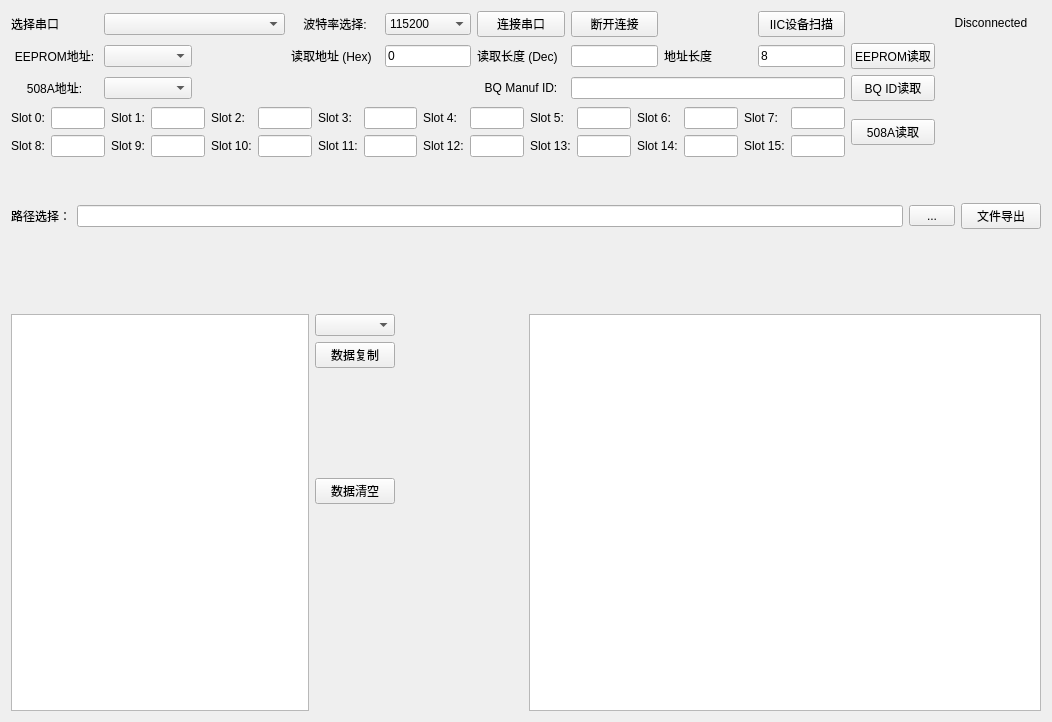
<?xml version="1.0" encoding="UTF-8"?>
<ui version="4.0">
 <class>Tab1</class>
 <widget class="QWidget" name="Tab1">
  <property name="geometry">
   <rect>
    <x>0</x>
    <y>0</y>
    <width>1052</width>
    <height>722</height>
   </rect>
  </property>
  <property name="sizePolicy">
   <sizepolicy hsizetype="Expanding" vsizetype="Expanding">
    <horstretch>0</horstretch>
    <verstretch>0</verstretch>
   </sizepolicy>
  </property>
  <property name="windowTitle">
   <string>Form</string>
  </property>
  <layout class="QVBoxLayout" name="verticalLayout_2" stretch="0,0,1,2,10">
   <item>
    <layout class="QGridLayout" name="gridLayout">
     <item row="1" column="4">
      <widget class="QLineEdit" name="eeprom_memory_address_input">
       <property name="sizePolicy">
        <sizepolicy hsizetype="Expanding" vsizetype="Fixed">
         <horstretch>0</horstretch>
         <verstretch>0</verstretch>
        </sizepolicy>
       </property>
       <property name="text">
        <string>0</string>
       </property>
      </widget>
     </item>
     <item row="2" column="1">
      <widget class="QComboBox" name="atecc508a_device_address_combobox">
       <property name="sizePolicy">
        <sizepolicy hsizetype="Expanding" vsizetype="Fixed">
         <horstretch>0</horstretch>
         <verstretch>0</verstretch>
        </sizepolicy>
       </property>
      </widget>
     </item>
     <item row="2" column="0">
      <widget class="QLabel" name="label_5">
       <property name="sizePolicy">
        <sizepolicy hsizetype="Expanding" vsizetype="Preferred">
         <horstretch>0</horstretch>
         <verstretch>0</verstretch>
        </sizepolicy>
       </property>
       <property name="text">
        <string>&lt;html&gt;&lt;head/&gt;&lt;body&gt;&lt;p align=&quot;center&quot;&gt;508A地址:&lt;/p&gt;&lt;/body&gt;&lt;/html&gt;</string>
       </property>
      </widget>
     </item>
     <item row="1" column="6">
      <widget class="QLineEdit" name="eeprom_read_data_length_input">
       <property name="sizePolicy">
        <sizepolicy hsizetype="Expanding" vsizetype="Fixed">
         <horstretch>0</horstretch>
         <verstretch>0</verstretch>
        </sizepolicy>
       </property>
      </widget>
     </item>
     <item row="0" column="5">
      <widget class="QPushButton" name="serial_connect_button">
       <property name="sizePolicy">
        <sizepolicy hsizetype="Expanding" vsizetype="Fixed">
         <horstretch>0</horstretch>
         <verstretch>0</verstretch>
        </sizepolicy>
       </property>
       <property name="text">
        <string>连接串口</string>
       </property>
      </widget>
     </item>
     <item row="0" column="6">
      <widget class="QPushButton" name="serial_disconnect_button">
       <property name="sizePolicy">
        <sizepolicy hsizetype="Expanding" vsizetype="Fixed">
         <horstretch>0</horstretch>
         <verstretch>0</verstretch>
        </sizepolicy>
       </property>
       <property name="text">
        <string>断开连接</string>
       </property>
      </widget>
     </item>
     <item row="0" column="10">
      <widget class="QLabel" name="connect_status_label">
       <property name="enabled">
        <bool>true</bool>
       </property>
       <property name="sizePolicy">
        <sizepolicy hsizetype="Expanding" vsizetype="Fixed">
         <horstretch>0</horstretch>
         <verstretch>0</verstretch>
        </sizepolicy>
       </property>
       <property name="minimumSize">
        <size>
         <width>100</width>
         <height>25</height>
        </size>
       </property>
       <property name="frameShape">
        <enum>QFrame::NoFrame</enum>
       </property>
       <property name="frameShadow">
        <enum>QFrame::Plain</enum>
       </property>
       <property name="text">
        <string>&lt;html&gt;&lt;head/&gt;&lt;body&gt;&lt;p align=&quot;center&quot;&gt;Disconnected&lt;/p&gt;&lt;/body&gt;&lt;/html&gt;</string>
       </property>
       <property name="textFormat">
        <enum>Qt::AutoText</enum>
       </property>
       <property name="scaledContents">
        <bool>false</bool>
       </property>
       <property name="wordWrap">
        <bool>false</bool>
       </property>
      </widget>
     </item>
     <item row="2" column="9">
      <widget class="QPushButton" name="manufacture_id_read_button">
       <property name="sizePolicy">
        <sizepolicy hsizetype="Expanding" vsizetype="Fixed">
         <horstretch>0</horstretch>
         <verstretch>0</verstretch>
        </sizepolicy>
       </property>
       <property name="text">
        <string>BQ ID读取</string>
       </property>
      </widget>
     </item>
     <item row="3" column="9">
      <widget class="QPushButton" name="atecc508a_read_button">
       <property name="sizePolicy">
        <sizepolicy hsizetype="Expanding" vsizetype="Fixed">
         <horstretch>0</horstretch>
         <verstretch>0</verstretch>
        </sizepolicy>
       </property>
       <property name="minimumSize">
        <size>
         <width>0</width>
         <height>0</height>
        </size>
       </property>
       <property name="text">
        <string>508A读取</string>
       </property>
      </widget>
     </item>
     <item row="0" column="0">
      <widget class="QLabel" name="serial_select">
       <property name="sizePolicy">
        <sizepolicy hsizetype="Expanding" vsizetype="Preferred">
         <horstretch>0</horstretch>
         <verstretch>0</verstretch>
        </sizepolicy>
       </property>
       <property name="text">
        <string>选择串口</string>
       </property>
      </widget>
     </item>
     <item row="2" column="5">
      <widget class="QLabel" name="label_16">
       <property name="text">
        <string>&lt;html&gt;&lt;head/&gt;&lt;body&gt;&lt;p align=&quot;center&quot;&gt;BQ Manuf ID:&lt;/p&gt;&lt;/body&gt;&lt;/html&gt;</string>
       </property>
      </widget>
     </item>
     <item row="0" column="4">
      <widget class="QComboBox" name="baud_select_combobox">
       <property name="sizePolicy">
        <sizepolicy hsizetype="Expanding" vsizetype="Fixed">
         <horstretch>0</horstretch>
         <verstretch>0</verstretch>
        </sizepolicy>
       </property>
       <property name="currentIndex">
        <number>6</number>
       </property>
       <item>
        <property name="text">
         <string>9600</string>
        </property>
       </item>
       <item>
        <property name="text">
         <string>14400</string>
        </property>
       </item>
       <item>
        <property name="text">
         <string>19200</string>
        </property>
       </item>
       <item>
        <property name="text">
         <string>38400</string>
        </property>
       </item>
       <item>
        <property name="text">
         <string>56000</string>
        </property>
       </item>
       <item>
        <property name="text">
         <string>57600</string>
        </property>
       </item>
       <item>
        <property name="text">
         <string>115200</string>
        </property>
       </item>
       <item>
        <property name="text">
         <string>128000</string>
        </property>
       </item>
       <item>
        <property name="text">
         <string>230400</string>
        </property>
       </item>
       <item>
        <property name="text">
         <string>256000</string>
        </property>
       </item>
       <item>
        <property name="text">
         <string>460800</string>
        </property>
       </item>
       <item>
        <property name="text">
         <string>921600</string>
        </property>
       </item>
      </widget>
     </item>
     <item row="1" column="8">
      <widget class="QLineEdit" name="eeprom_memory_length_input">
       <property name="sizePolicy">
        <sizepolicy hsizetype="Expanding" vsizetype="Fixed">
         <horstretch>0</horstretch>
         <verstretch>0</verstretch>
        </sizepolicy>
       </property>
       <property name="text">
        <string>8</string>
       </property>
      </widget>
     </item>
     <item row="3" column="0" colspan="9">
      <layout class="QHBoxLayout" name="horizontalLayout_3">
       <item>
        <layout class="QGridLayout" name="gridLayout_5">
         <item row="0" column="9">
          <widget class="QLineEdit" name="slot_4_length">
           <property name="sizePolicy">
            <sizepolicy hsizetype="Expanding" vsizetype="Fixed">
             <horstretch>0</horstretch>
             <verstretch>0</verstretch>
            </sizepolicy>
           </property>
          </widget>
         </item>
         <item row="1" column="4">
          <widget class="QLabel" name="label_7">
           <property name="sizePolicy">
            <sizepolicy hsizetype="Expanding" vsizetype="Preferred">
             <horstretch>0</horstretch>
             <verstretch>0</verstretch>
            </sizepolicy>
           </property>
           <property name="text">
            <string>Slot 10:</string>
           </property>
          </widget>
         </item>
         <item row="1" column="7">
          <widget class="QLineEdit" name="slot_11_length">
           <property name="sizePolicy">
            <sizepolicy hsizetype="Expanding" vsizetype="Fixed">
             <horstretch>0</horstretch>
             <verstretch>0</verstretch>
            </sizepolicy>
           </property>
          </widget>
         </item>
         <item row="0" column="8">
          <widget class="QLabel" name="label_24">
           <property name="sizePolicy">
            <sizepolicy hsizetype="Expanding" vsizetype="Preferred">
             <horstretch>0</horstretch>
             <verstretch>0</verstretch>
            </sizepolicy>
           </property>
           <property name="text">
            <string>Slot 4:</string>
           </property>
          </widget>
         </item>
         <item row="0" column="11">
          <widget class="QLineEdit" name="slot_5_length">
           <property name="sizePolicy">
            <sizepolicy hsizetype="Expanding" vsizetype="Fixed">
             <horstretch>0</horstretch>
             <verstretch>0</verstretch>
            </sizepolicy>
           </property>
          </widget>
         </item>
         <item row="0" column="7">
          <widget class="QLineEdit" name="slot_3_length">
           <property name="sizePolicy">
            <sizepolicy hsizetype="Expanding" vsizetype="Fixed">
             <horstretch>0</horstretch>
             <verstretch>0</verstretch>
            </sizepolicy>
           </property>
          </widget>
         </item>
         <item row="0" column="6">
          <widget class="QLabel" name="label_23">
           <property name="sizePolicy">
            <sizepolicy hsizetype="Expanding" vsizetype="Preferred">
             <horstretch>0</horstretch>
             <verstretch>0</verstretch>
            </sizepolicy>
           </property>
           <property name="text">
            <string>Slot 3:</string>
           </property>
          </widget>
         </item>
         <item row="0" column="14">
          <widget class="QLabel" name="label_26">
           <property name="sizePolicy">
            <sizepolicy hsizetype="Expanding" vsizetype="Preferred">
             <horstretch>0</horstretch>
             <verstretch>0</verstretch>
            </sizepolicy>
           </property>
           <property name="text">
            <string>Slot 7:</string>
           </property>
          </widget>
         </item>
         <item row="0" column="12">
          <widget class="QLabel" name="label_25">
           <property name="sizePolicy">
            <sizepolicy hsizetype="Expanding" vsizetype="Preferred">
             <horstretch>0</horstretch>
             <verstretch>0</verstretch>
            </sizepolicy>
           </property>
           <property name="text">
            <string>Slot 6:</string>
           </property>
          </widget>
         </item>
         <item row="1" column="8">
          <widget class="QLabel" name="label_8">
           <property name="sizePolicy">
            <sizepolicy hsizetype="Expanding" vsizetype="Preferred">
             <horstretch>0</horstretch>
             <verstretch>0</verstretch>
            </sizepolicy>
           </property>
           <property name="text">
            <string>Slot 12:</string>
           </property>
          </widget>
         </item>
         <item row="0" column="15">
          <widget class="QLineEdit" name="slot_7_length">
           <property name="sizePolicy">
            <sizepolicy hsizetype="Expanding" vsizetype="Fixed">
             <horstretch>0</horstretch>
             <verstretch>0</verstretch>
            </sizepolicy>
           </property>
          </widget>
         </item>
         <item row="0" column="13">
          <widget class="QLineEdit" name="slot_6_length">
           <property name="sizePolicy">
            <sizepolicy hsizetype="Expanding" vsizetype="Fixed">
             <horstretch>0</horstretch>
             <verstretch>0</verstretch>
            </sizepolicy>
           </property>
          </widget>
         </item>
         <item row="1" column="9">
          <widget class="QLineEdit" name="slot_12_length">
           <property name="sizePolicy">
            <sizepolicy hsizetype="Expanding" vsizetype="Fixed">
             <horstretch>0</horstretch>
             <verstretch>0</verstretch>
            </sizepolicy>
           </property>
          </widget>
         </item>
         <item row="1" column="12">
          <widget class="QLabel" name="label_9">
           <property name="sizePolicy">
            <sizepolicy hsizetype="Expanding" vsizetype="Preferred">
             <horstretch>0</horstretch>
             <verstretch>0</verstretch>
            </sizepolicy>
           </property>
           <property name="text">
            <string>Slot 14:</string>
           </property>
          </widget>
         </item>
         <item row="1" column="5">
          <widget class="QLineEdit" name="slot_10_length">
           <property name="sizePolicy">
            <sizepolicy hsizetype="Expanding" vsizetype="Fixed">
             <horstretch>0</horstretch>
             <verstretch>0</verstretch>
            </sizepolicy>
           </property>
          </widget>
         </item>
         <item row="0" column="2">
          <widget class="QLabel" name="label_29">
           <property name="sizePolicy">
            <sizepolicy hsizetype="Expanding" vsizetype="Preferred">
             <horstretch>0</horstretch>
             <verstretch>0</verstretch>
            </sizepolicy>
           </property>
           <property name="text">
            <string>Slot 1:</string>
           </property>
          </widget>
         </item>
         <item row="1" column="2">
          <widget class="QLabel" name="label_10">
           <property name="sizePolicy">
            <sizepolicy hsizetype="Expanding" vsizetype="Preferred">
             <horstretch>0</horstretch>
             <verstretch>0</verstretch>
            </sizepolicy>
           </property>
           <property name="text">
            <string>Slot 9:</string>
           </property>
          </widget>
         </item>
         <item row="1" column="15">
          <widget class="QLineEdit" name="slot_15_length">
           <property name="sizePolicy">
            <sizepolicy hsizetype="Expanding" vsizetype="Fixed">
             <horstretch>0</horstretch>
             <verstretch>0</verstretch>
            </sizepolicy>
           </property>
          </widget>
         </item>
         <item row="1" column="0">
          <widget class="QLabel" name="label_6">
           <property name="sizePolicy">
            <sizepolicy hsizetype="Expanding" vsizetype="Preferred">
             <horstretch>0</horstretch>
             <verstretch>0</verstretch>
            </sizepolicy>
           </property>
           <property name="text">
            <string>Slot 8:</string>
           </property>
          </widget>
         </item>
         <item row="1" column="10">
          <widget class="QLabel" name="label_12">
           <property name="sizePolicy">
            <sizepolicy hsizetype="Expanding" vsizetype="Preferred">
             <horstretch>0</horstretch>
             <verstretch>0</verstretch>
            </sizepolicy>
           </property>
           <property name="text">
            <string>Slot 13:</string>
           </property>
          </widget>
         </item>
         <item row="0" column="4">
          <widget class="QLabel" name="label_28">
           <property name="sizePolicy">
            <sizepolicy hsizetype="Expanding" vsizetype="Preferred">
             <horstretch>0</horstretch>
             <verstretch>0</verstretch>
            </sizepolicy>
           </property>
           <property name="text">
            <string>Slot 2:</string>
           </property>
          </widget>
         </item>
         <item row="0" column="3">
          <widget class="QLineEdit" name="slot_1_length">
           <property name="sizePolicy">
            <sizepolicy hsizetype="Expanding" vsizetype="Fixed">
             <horstretch>0</horstretch>
             <verstretch>0</verstretch>
            </sizepolicy>
           </property>
          </widget>
         </item>
         <item row="0" column="5">
          <widget class="QLineEdit" name="slot_2_length">
           <property name="sizePolicy">
            <sizepolicy hsizetype="Expanding" vsizetype="Fixed">
             <horstretch>0</horstretch>
             <verstretch>0</verstretch>
            </sizepolicy>
           </property>
          </widget>
         </item>
         <item row="0" column="1">
          <widget class="QLineEdit" name="slot_0_length">
           <property name="sizePolicy">
            <sizepolicy hsizetype="Expanding" vsizetype="Fixed">
             <horstretch>0</horstretch>
             <verstretch>0</verstretch>
            </sizepolicy>
           </property>
          </widget>
         </item>
         <item row="0" column="10">
          <widget class="QLabel" name="label_22">
           <property name="sizePolicy">
            <sizepolicy hsizetype="Expanding" vsizetype="Preferred">
             <horstretch>0</horstretch>
             <verstretch>0</verstretch>
            </sizepolicy>
           </property>
           <property name="text">
            <string>Slot 5:</string>
           </property>
          </widget>
         </item>
         <item row="1" column="13">
          <widget class="QLineEdit" name="slot_14_length">
           <property name="sizePolicy">
            <sizepolicy hsizetype="Expanding" vsizetype="Fixed">
             <horstretch>0</horstretch>
             <verstretch>0</verstretch>
            </sizepolicy>
           </property>
          </widget>
         </item>
         <item row="1" column="6">
          <widget class="QLabel" name="label_11">
           <property name="sizePolicy">
            <sizepolicy hsizetype="Expanding" vsizetype="Preferred">
             <horstretch>0</horstretch>
             <verstretch>0</verstretch>
            </sizepolicy>
           </property>
           <property name="text">
            <string>Slot 11:</string>
           </property>
          </widget>
         </item>
         <item row="0" column="0">
          <widget class="QLabel" name="label_27">
           <property name="sizePolicy">
            <sizepolicy hsizetype="Expanding" vsizetype="Preferred">
             <horstretch>0</horstretch>
             <verstretch>0</verstretch>
            </sizepolicy>
           </property>
           <property name="text">
            <string>Slot 0:</string>
           </property>
          </widget>
         </item>
         <item row="1" column="1">
          <widget class="QLineEdit" name="slot_8_length">
           <property name="sizePolicy">
            <sizepolicy hsizetype="Expanding" vsizetype="Fixed">
             <horstretch>0</horstretch>
             <verstretch>0</verstretch>
            </sizepolicy>
           </property>
          </widget>
         </item>
         <item row="1" column="11">
          <widget class="QLineEdit" name="slot_13_length">
           <property name="sizePolicy">
            <sizepolicy hsizetype="Expanding" vsizetype="Fixed">
             <horstretch>0</horstretch>
             <verstretch>0</verstretch>
            </sizepolicy>
           </property>
          </widget>
         </item>
         <item row="1" column="3">
          <widget class="QLineEdit" name="slot_9_length">
           <property name="sizePolicy">
            <sizepolicy hsizetype="Expanding" vsizetype="Fixed">
             <horstretch>0</horstretch>
             <verstretch>0</verstretch>
            </sizepolicy>
           </property>
          </widget>
         </item>
         <item row="1" column="14">
          <widget class="QLabel" name="label_13">
           <property name="sizePolicy">
            <sizepolicy hsizetype="Expanding" vsizetype="Preferred">
             <horstretch>0</horstretch>
             <verstretch>0</verstretch>
            </sizepolicy>
           </property>
           <property name="text">
            <string>Slot 15:</string>
           </property>
          </widget>
         </item>
        </layout>
       </item>
      </layout>
     </item>
     <item row="1" column="3">
      <widget class="QLabel" name="label_2">
       <property name="sizePolicy">
        <sizepolicy hsizetype="Expanding" vsizetype="Preferred">
         <horstretch>0</horstretch>
         <verstretch>0</verstretch>
        </sizepolicy>
       </property>
       <property name="text">
        <string>读取地址 (Hex)</string>
       </property>
      </widget>
     </item>
     <item row="1" column="0">
      <widget class="QLabel" name="label">
       <property name="sizePolicy">
        <sizepolicy hsizetype="Expanding" vsizetype="Preferred">
         <horstretch>0</horstretch>
         <verstretch>0</verstretch>
        </sizepolicy>
       </property>
       <property name="text">
        <string>&lt;html&gt;&lt;head/&gt;&lt;body&gt;&lt;p align=&quot;center&quot;&gt;EEPROM地址:&lt;/p&gt;&lt;/body&gt;&lt;/html&gt;</string>
       </property>
      </widget>
     </item>
     <item row="0" column="3">
      <widget class="QLabel" name="label_15">
       <property name="sizePolicy">
        <sizepolicy hsizetype="Expanding" vsizetype="Preferred">
         <horstretch>0</horstretch>
         <verstretch>0</verstretch>
        </sizepolicy>
       </property>
       <property name="text">
        <string>&lt;html&gt;&lt;head/&gt;&lt;body&gt;&lt;p align=&quot;center&quot;&gt;波特率选择:&lt;/p&gt;&lt;/body&gt;&lt;/html&gt;</string>
       </property>
      </widget>
     </item>
     <item row="1" column="7">
      <widget class="QLabel" name="label_4">
       <property name="sizePolicy">
        <sizepolicy hsizetype="Expanding" vsizetype="Preferred">
         <horstretch>0</horstretch>
         <verstretch>0</verstretch>
        </sizepolicy>
       </property>
       <property name="text">
        <string>地址长度</string>
       </property>
      </widget>
     </item>
     <item row="1" column="5">
      <widget class="QLabel" name="label_3">
       <property name="sizePolicy">
        <sizepolicy hsizetype="Expanding" vsizetype="Preferred">
         <horstretch>0</horstretch>
         <verstretch>0</verstretch>
        </sizepolicy>
       </property>
       <property name="text">
        <string>读取长度 (Dec)</string>
       </property>
      </widget>
     </item>
     <item row="0" column="8">
      <widget class="QPushButton" name="iic_device_scan_button">
       <property name="sizePolicy">
        <sizepolicy hsizetype="Expanding" vsizetype="Fixed">
         <horstretch>0</horstretch>
         <verstretch>0</verstretch>
        </sizepolicy>
       </property>
       <property name="text">
        <string>IIC设备扫描</string>
       </property>
      </widget>
     </item>
     <item row="0" column="1" colspan="2">
      <widget class="QComboBox" name="serial_select_combobox">
       <property name="sizePolicy">
        <sizepolicy hsizetype="Expanding" vsizetype="Fixed">
         <horstretch>0</horstretch>
         <verstretch>0</verstretch>
        </sizepolicy>
       </property>
       <property name="minimumSize">
        <size>
         <width>150</width>
         <height>0</height>
        </size>
       </property>
       <property name="frame">
        <bool>true</bool>
       </property>
      </widget>
     </item>
     <item row="1" column="9">
      <widget class="QPushButton" name="eeprom_read_button">
       <property name="text">
        <string>EEPROM读取</string>
       </property>
      </widget>
     </item>
     <item row="2" column="6" colspan="3">
      <widget class="QLineEdit" name="manufacture_id_display">
       <property name="sizePolicy">
        <sizepolicy hsizetype="Expanding" vsizetype="Fixed">
         <horstretch>0</horstretch>
         <verstretch>0</verstretch>
        </sizepolicy>
       </property>
      </widget>
     </item>
     <item row="1" column="1">
      <widget class="QComboBox" name="eeprom_device_address_combobox">
       <property name="sizePolicy">
        <sizepolicy hsizetype="Expanding" vsizetype="Fixed">
         <horstretch>0</horstretch>
         <verstretch>0</verstretch>
        </sizepolicy>
       </property>
      </widget>
     </item>
     <item row="1" column="2">
      <spacer name="horizontalSpacer">
       <property name="sizePolicy">
        <sizepolicy hsizetype="Minimum" vsizetype="Minimum">
         <horstretch>0</horstretch>
         <verstretch>0</verstretch>
        </sizepolicy>
       </property>
       <property name="orientation">
        <enum>Qt::Horizontal</enum>
       </property>
       <property name="sizeHint" stdset="0">
        <size>
         <width>40</width>
         <height>20</height>
        </size>
       </property>
      </spacer>
     </item>
    </layout>
   </item>
   <item>
    <spacer name="verticalSpacer_4">
     <property name="orientation">
      <enum>Qt::Vertical</enum>
     </property>
     <property name="sizeHint" stdset="0">
      <size>
       <width>20</width>
       <height>40</height>
      </size>
     </property>
    </spacer>
   </item>
   <item>
    <layout class="QHBoxLayout" name="horizontalLayout_4" stretch="1,18,1,1">
     <item>
      <widget class="QLabel" name="label_14">
       <property name="sizePolicy">
        <sizepolicy hsizetype="Expanding" vsizetype="Preferred">
         <horstretch>0</horstretch>
         <verstretch>0</verstretch>
        </sizepolicy>
       </property>
       <property name="text">
        <string>路径选择：</string>
       </property>
      </widget>
     </item>
     <item>
      <widget class="QLineEdit" name="folder_select_input">
       <property name="sizePolicy">
        <sizepolicy hsizetype="Expanding" vsizetype="Fixed">
         <horstretch>0</horstretch>
         <verstretch>0</verstretch>
        </sizepolicy>
       </property>
      </widget>
     </item>
     <item>
      <widget class="QToolButton" name="folder_select_button">
       <property name="sizePolicy">
        <sizepolicy hsizetype="Expanding" vsizetype="Fixed">
         <horstretch>0</horstretch>
         <verstretch>0</verstretch>
        </sizepolicy>
       </property>
       <property name="text">
        <string>...</string>
       </property>
      </widget>
     </item>
     <item>
      <widget class="QPushButton" name="file_expect_button">
       <property name="sizePolicy">
        <sizepolicy hsizetype="Expanding" vsizetype="Fixed">
         <horstretch>0</horstretch>
         <verstretch>0</verstretch>
        </sizepolicy>
       </property>
       <property name="text">
        <string>文件导出</string>
       </property>
      </widget>
     </item>
    </layout>
   </item>
   <item>
    <spacer name="verticalSpacer_3">
     <property name="orientation">
      <enum>Qt::Vertical</enum>
     </property>
     <property name="sizeHint" stdset="0">
      <size>
       <width>20</width>
       <height>40</height>
      </size>
     </property>
    </spacer>
   </item>
   <item>
    <layout class="QHBoxLayout" name="horizontalLayout_2" stretch="6,2,8">
     <item>
      <layout class="QHBoxLayout" name="horizontalLayout">
       <item>
        <widget class="QTableWidget" name="data_table">
         <property name="sizePolicy">
          <sizepolicy hsizetype="Expanding" vsizetype="Expanding">
           <horstretch>0</horstretch>
           <verstretch>0</verstretch>
          </sizepolicy>
         </property>
        </widget>
       </item>
       <item>
        <layout class="QVBoxLayout" name="verticalLayout" stretch="1,1,1,1,2">
         <item>
          <widget class="QComboBox" name="data_select_combobox">
           <property name="sizePolicy">
            <sizepolicy hsizetype="Minimum" vsizetype="Fixed">
             <horstretch>0</horstretch>
             <verstretch>0</verstretch>
            </sizepolicy>
           </property>
          </widget>
         </item>
         <item>
          <widget class="QPushButton" name="data_copy_button">
           <property name="sizePolicy">
            <sizepolicy hsizetype="Minimum" vsizetype="Fixed">
             <horstretch>0</horstretch>
             <verstretch>0</verstretch>
            </sizepolicy>
           </property>
           <property name="text">
            <string>数据复制</string>
           </property>
          </widget>
         </item>
         <item>
          <spacer name="verticalSpacer_2">
           <property name="orientation">
            <enum>Qt::Vertical</enum>
           </property>
           <property name="sizeHint" stdset="0">
            <size>
             <width>20</width>
             <height>40</height>
            </size>
           </property>
          </spacer>
         </item>
         <item>
          <widget class="QPushButton" name="data_clear_button">
           <property name="sizePolicy">
            <sizepolicy hsizetype="Minimum" vsizetype="Fixed">
             <horstretch>0</horstretch>
             <verstretch>0</verstretch>
            </sizepolicy>
           </property>
           <property name="text">
            <string>数据清空</string>
           </property>
          </widget>
         </item>
         <item>
          <spacer name="verticalSpacer">
           <property name="orientation">
            <enum>Qt::Vertical</enum>
           </property>
           <property name="sizeType">
            <enum>QSizePolicy::Preferred</enum>
           </property>
           <property name="sizeHint" stdset="0">
            <size>
             <width>20</width>
             <height>40</height>
            </size>
           </property>
          </spacer>
         </item>
        </layout>
       </item>
      </layout>
     </item>
     <item>
      <spacer name="horizontalSpacer_2">
       <property name="orientation">
        <enum>Qt::Horizontal</enum>
       </property>
       <property name="sizeType">
        <enum>QSizePolicy::Preferred</enum>
       </property>
       <property name="sizeHint" stdset="0">
        <size>
         <width>250</width>
         <height>20</height>
        </size>
       </property>
      </spacer>
     </item>
     <item>
      <widget class="QTextBrowser" name="log_data_display"/>
     </item>
    </layout>
   </item>
  </layout>
 </widget>
 <tabstops>
  <tabstop>serial_select_combobox</tabstop>
  <tabstop>baud_select_combobox</tabstop>
  <tabstop>serial_connect_button</tabstop>
  <tabstop>serial_disconnect_button</tabstop>
  <tabstop>iic_device_scan_button</tabstop>
  <tabstop>eeprom_device_address_combobox</tabstop>
  <tabstop>eeprom_memory_address_input</tabstop>
  <tabstop>eeprom_read_data_length_input</tabstop>
  <tabstop>eeprom_memory_length_input</tabstop>
  <tabstop>atecc508a_device_address_combobox</tabstop>
  <tabstop>slot_0_length</tabstop>
  <tabstop>slot_1_length</tabstop>
  <tabstop>slot_2_length</tabstop>
  <tabstop>slot_3_length</tabstop>
  <tabstop>slot_4_length</tabstop>
  <tabstop>slot_5_length</tabstop>
  <tabstop>slot_6_length</tabstop>
  <tabstop>slot_7_length</tabstop>
  <tabstop>slot_8_length</tabstop>
  <tabstop>slot_9_length</tabstop>
  <tabstop>slot_10_length</tabstop>
  <tabstop>slot_11_length</tabstop>
  <tabstop>slot_12_length</tabstop>
  <tabstop>slot_13_length</tabstop>
  <tabstop>slot_14_length</tabstop>
  <tabstop>slot_15_length</tabstop>
  <tabstop>atecc508a_read_button</tabstop>
  <tabstop>manufacture_id_display</tabstop>
  <tabstop>data_table</tabstop>
  <tabstop>data_select_combobox</tabstop>
  <tabstop>data_copy_button</tabstop>
  <tabstop>data_clear_button</tabstop>
  <tabstop>log_data_display</tabstop>
  <tabstop>folder_select_input</tabstop>
  <tabstop>folder_select_button</tabstop>
  <tabstop>file_expect_button</tabstop>
 </tabstops>
 <resources/>
 <connections/>
</ui>
